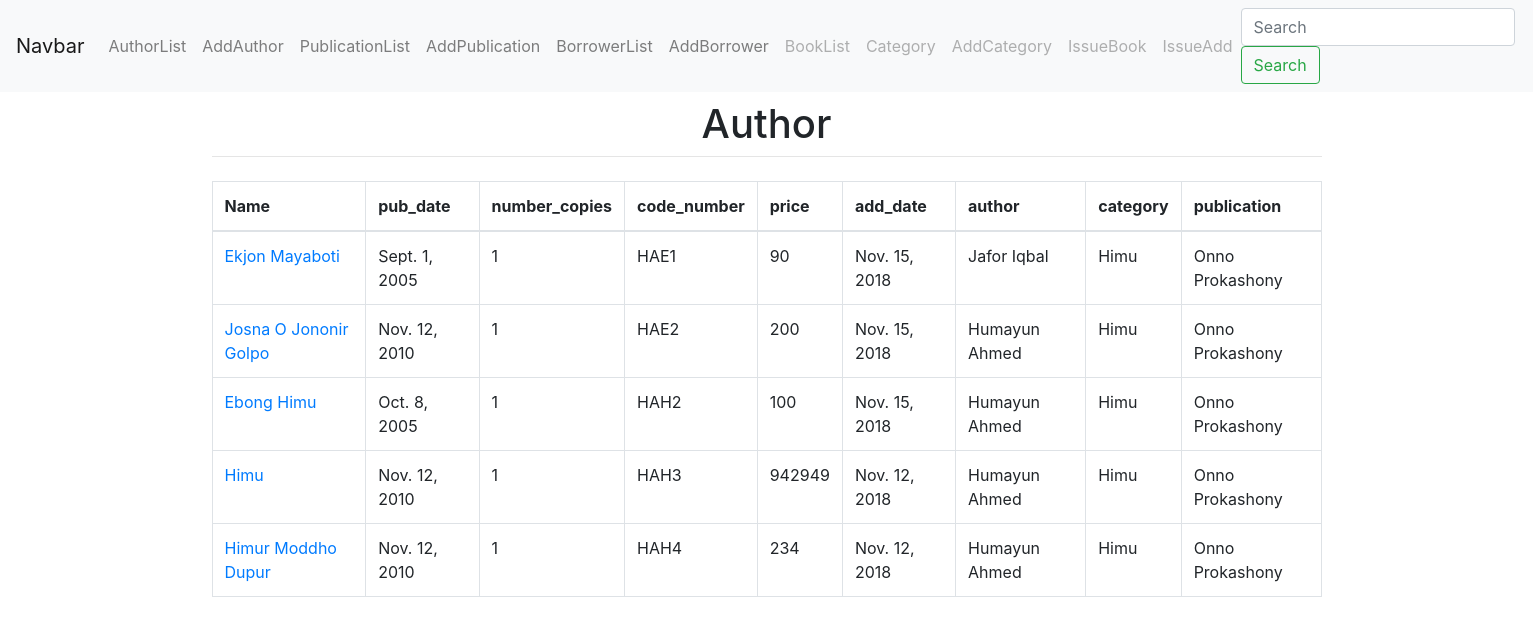
The page / on the database its author committed.
### book/models.py (models this page shows, shortened)
class Book(models.Model):
    name = models.CharField(max_length=50,unique=True)
    pub_date=models.DateField()
    number_copies=models.IntegerField()
    code_number=models.CharField(max_length=30,unique=True)
    price = models.IntegerField()
    add_date=models.DateField()
    author = models.ForeignKey(Author, on_delete=models.CASCADE)
    category=models.ForeignKey(Category, on_delete=models.CASCADE)
    publication=models.ForeignKey(Publication,on_delete=models.CASCADE)

class Author(models.Model):
    name = models.CharField(max_length=130)
    email = models.EmailField()
    phone = models.IntegerField()
    def __str__(self):
        return self.name

class Category(models.Model):
    name = models.CharField(max_length=20)
    description=models.CharField(max_length=100)
    def __str__(self):
        return self.name

class Publication(models.Model):
    name = models.CharField(max_length=30)
    address=models.TextField(max_length=100)
    phone=models.IntegerField()
    email=models.EmailField()
    def __str__(self):
        return self.name

### book/views.py (the view)
# urls.py: path('',BookListView.as_view(), name='book_list'),
class BookListView(ListView):
    model = Book
    context_object_name = 'book'

### templates/book/book_list.html
{% extends 'base.html' %}
{% block content %}
  <table class="table table-bordered">
    <thead>
      <tr>
        <th>Name</th>
        <th>pub_date</th>
        <th>number_copies</th>
        <th>code_number</th>
        <th>price</th>
        <th>add_date</th>
        <th>author</th>
        <th>category</th>
        <th>publication</th>
      </tr>
    </thead>
    <tbody>
      {% for all_book in book %}
        <tr>
          <td><a href="{% url 'book_edit' all_book.pk %}">{{ all_book.name }}</a></td>
          <td>{{ all_book.pub_date }}</td>
          <td>{{ all_book.number_copies }}</td>
          <td>{{ all_book.code_number }}</td>
          <td>{{ all_book.price }}</td>
          <td>{{ all_book.add_date }}</td>
          <td>{{ all_book.author }}</td>
          <td>{{ all_book.category }}</td>
          <td>{{ all_book.publication }}</td>
        </tr>
      {% empty %}
        <tr class="table-active">
          <td colspan="3">No data</td>
        </tr>
      {% endfor %}
    </tbody>
  </table>
{% endblock %}

### rows shown on the page
Book: name "Ekjon Mayaboti", pub_date "Sept. 1, 2005", number_copies "1", code_number "HAE1", price "90", add_date "Nov. 15, 2018", author "Jafor Iqbal", category "Himu", publication "Onno Prokashony"
Book: name "Josna O Jononir Golpo", pub_date "Nov. 12, 2010", number_copies "1", code_number "HAE2", price "200", add_date "Nov. 15, 2018", author "Humayun Ahmed", category "Himu", publication "Onno Prokashony"
Book: name "Ebong Himu", pub_date "Oct. 8, 2005", number_copies "1", code_number "HAH2", price "100", add_date "Nov. 15, 2018", author "Humayun Ahmed", category "Himu", publication "Onno Prokashony"
Book: name "Himu", pub_date "Nov. 12, 2010", number_copies "1", code_number "HAH3", price "942949", add_date "Nov. 12, 2018", author "Humayun Ahmed", category "Himu", publication "Onno Prokashony"
Book: name "Himur Moddho Dupur", pub_date "Nov. 12, 2010", number_copies "1", code_number "HAH4", price "234", add_date "Nov. 12, 2018", author "Humayun Ahmed", category "Himu", publication "Onno Prokashony"
